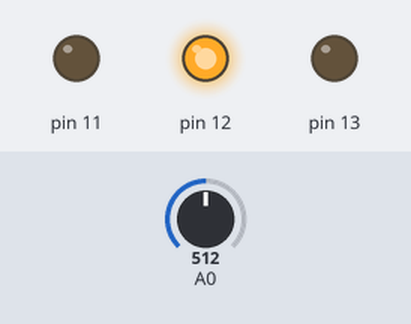
The sketch below on a simulated Arduino Uno, built with avr-gcc and run on an emulated ATmega328P. Shown: output pins drawn as LEDs (lit = HIGH). Inputs (shaded band) come from the test bench; at power-on: A0 = 512.

Above: at 1.2 s.
1.3 s: A0 set to 406
2.8 s: A0 set to 387
At 3.8 s:
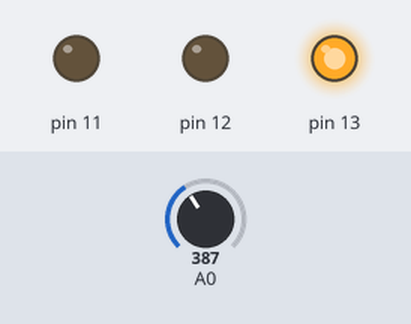
4.3 s: A0 set to 900
At 4.9 s:
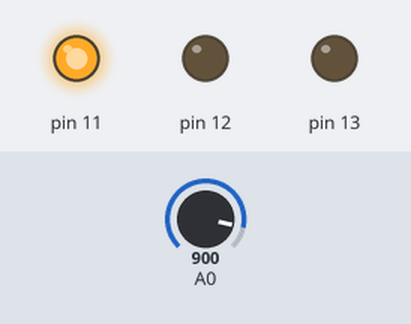
5.8 s: A0 set to 892
At 6.1 s:
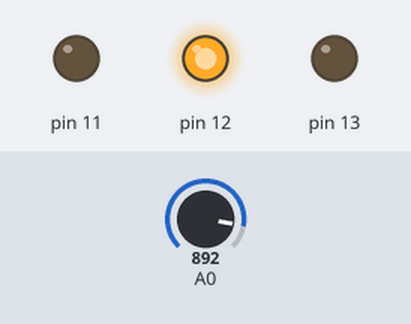
7.3 s: A0 set to 910
At 8.4 s:
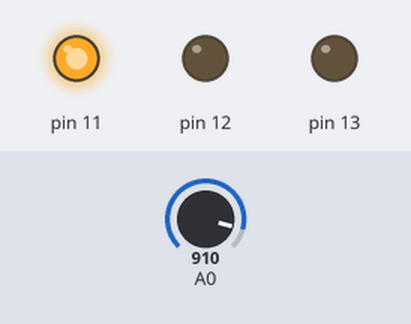
Timing chart, 0 to 9.8 s (numbered marks = the images above; inputs shaded):
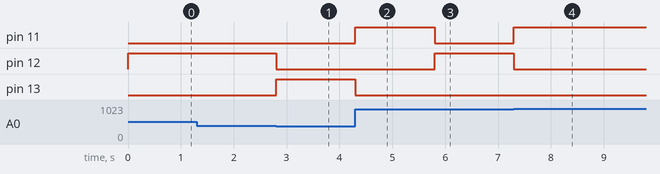

The sketch:

Arduino_Use_Potentiometer_Control_3_LED.ino
```cpp
int i = 0;
void setup() {
  // put your setup code here, to run once:
  pinMode(A0, INPUT);
  pinMode(13, OUTPUT);
  pinMode(12, OUTPUT);
  pinMode(11, OUTPUT);

}

void loop() {
  // put your main code here, to run repeatedly:
  i = analogRead(A0);
  if (i < 400)
  {
    digitalWrite(13, 1);
    digitalWrite(12, 0);
    digitalWrite(11, 0);
  }
  else if(i < 900)
  {
    digitalWrite(13, 0);
    digitalWrite(12, 1);
    digitalWrite(11, 0);
  }
  else
  {
    digitalWrite(13, 0);
    digitalWrite(12, 0);
    digitalWrite(11, 1);
  }

}
```

Measured:
- the behaviour switches between 400 and 399 on A0 (found by bisection; images 0 and 1)
- the behaviour switches between 900 and 899 on A0 (found by bisection; images 2 and 3)
- after the input at 1.3 s, every drawn part: stays the same
- after the input at 2.8 s, pin 12: HIGH → LOW at once; pin 13: LOW → HIGH at once
- after the input at 4.3 s, pin 11: LOW → HIGH at once; pin 13: HIGH → LOW at once
- after the input at 5.8 s, pin 11: HIGH → LOW at once; pin 12: LOW → HIGH at once
- after the input at 7.3 s, pin 11: LOW → HIGH at once; pin 12: HIGH → LOW at once
